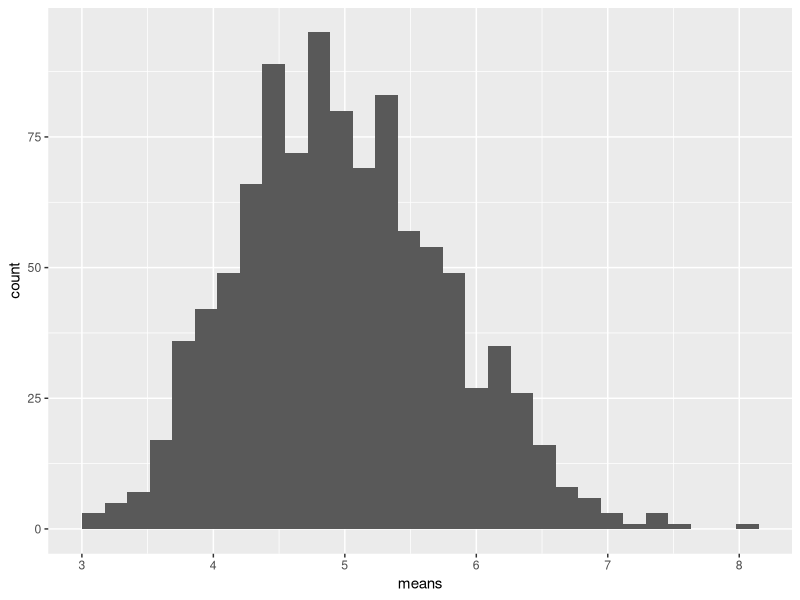
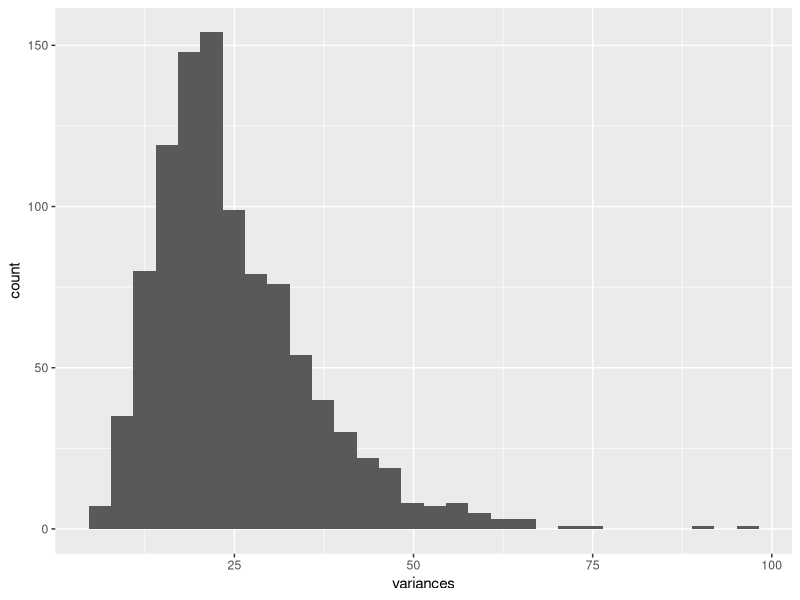

Write R code to recreate these figures, in order.

n <- 40
lambda <- 0.2
mu <- 1/lambda
sigma <- 1/lambda

iter <- 1000

set.seed(1)
mc <- matrix(rexp(iter*n, lambda), nrow = iter, ncol = n)

mus <- apply(mc, 1, mean)
vars <- apply(mc, 1, var)

shapiro.test(mus)
shapiro.test(vars)

library(ggplot2)

ggplot(data.frame(means = mus), aes(means)) +
  geom_histogram()

ggplot(data.frame(variances = vars), aes(variances)) +
  geom_histogram()

library(datasets)

str(ToothGrowth)
summary(ToothGrowth)

tapply(ToothGrowth$len, ToothGrowth$supp, mean)
tapply(ToothGrowth$len, ToothGrowth$dose, mean)
tapply(ToothGrowth$len, list(ToothGrowth$supp, ToothGrowth$dose), mean)


t.test(ToothGrowth$len[ToothGrowth$supp == 'VC'], ToothGrowth$len[ToothGrowth$supp == 'OJ'],
       alternative = "greater")
t.test(len ~ supp, ToothGrowth)

t.test(ToothGrowth$len[ToothGrowth$dose == 0.5], ToothGrowth$len[ToothGrowth$dose == 1])
t.test(ToothGrowth$len[ToothGrowth$dose == 0.5], ToothGrowth$len[ToothGrowth$dose == 2])
t.test(ToothGrowth$len[ToothGrowth$dose == 1], ToothGrowth$len[ToothGrowth$dose == 2])


